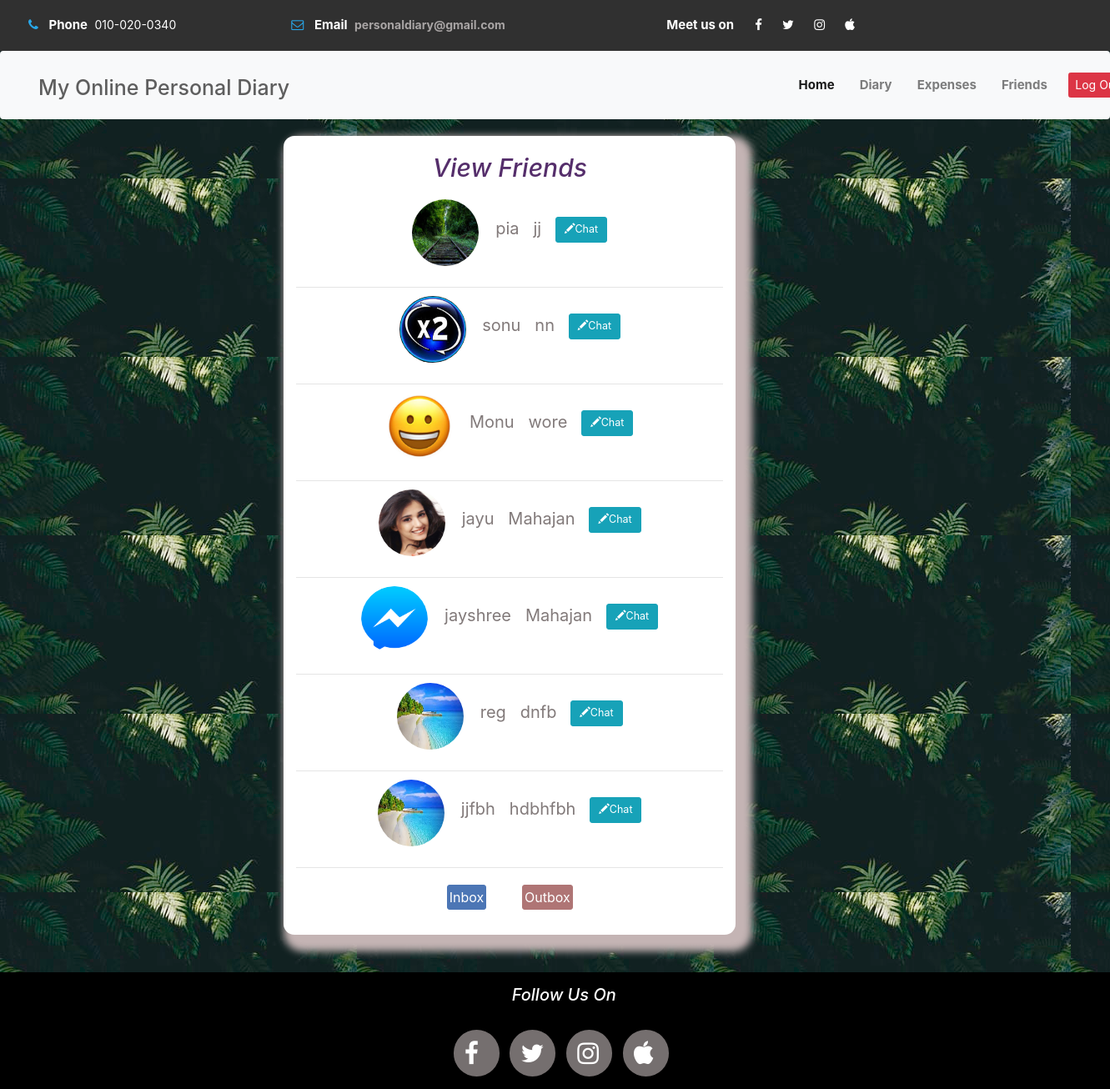
Screenshot of /friends.php (signed in) with the database file from the repository.
### tables this page shows
CREATE TABLE IF NOT EXISTS `reg` (
  `Id` int(255) NOT NULL AUTO_INCREMENT,
  `Name` varchar(255) NOT NULL,
  `Lname` varchar(255) NOT NULL,
  `Email` varchar(255) NOT NULL,
  `Phone` varchar(255) NOT NULL,
  `Password` varchar(255) NOT NULL,
  `Date_of_birth` varchar(255) NOT NULL,
  `Gender` varchar(255) NOT NULL,
  `Image` varchar(255) NOT NULL,
  PRIMARY KEY (`Id`)
);

### friends.php (the view, shortened to what this page needs)
<?php
if($_SESSION['email']==true)
{
	include("header.php");
	$ee=$_SESSION['email'];
	$query=mysql_query("select * from reg");
	$query_count=mysql_num_rows($query);
?>
<body style="background-image:url('image/friends.jpg');overflow-y: scroll;
overflow-x: hidden;">
<div class="container-fluid">
  <div class="row">
    <div class="col-lg-12">
	   <div class="col-lg-3"></div>
	   <form method="post">
	  <div class="col-lg-5" style="background-color:white;border-radius:13px;box-shadow:10px 10px 10px 10px #c4b4b4;">
	   <h1 class="text-center" style="margin-top:20px;font-size:30px;color:#552e6b;">
	 <i>View Friends</i></h1><br>
	<form method="post">
	<?php
	for($i=1;$i<=$query_count;$i++)
	{
		$query_fetch=mysql_fetch_array($query);
		$email=$query_fetch['Email'];
		if($email==$ee)
		{
		}
		else
		{
		?>
		<div class="text-center">
		<?php
	 if($query_fetch['Image']=='')
	 {
		 ?>
		 <img style="height:77px;width:77px;border-radius:120px;"src="image/add_fr.png">
<?php
	 }
	 else
	 {
	 ?>
<img style="height:80px;width:80px;border-radius:120px;"src="<?php echo 'image/'.$query_fetch['Image']?>">
		<?php
	 }
?>
		<span style="font-size:20px;color:#827a7a;">
		<?php echo $query_fetch['Name'];?>&nbsp;&nbsp;
		<?php echo $query_fetch['Lname'];?>&nbsp;&nbsp;
		<a href="chat_friends.php?chat=<?php echo $query_fetch['Id'];?>" class="btn btn-info btn-lg">
          <span class="glyphicon glyphicon-pencil"></span>Chat
        </a>
		</span>
		</div>
		<br><hr>
		<?php
	}}
	?>
	<div class="text-center">
	<input type="submit" value="Inbox"
style="margin-top:10px;background-color:#4c76b5;
border-radius:3px;border:1px solid #4c76b5;color:white;padding:2px;font-size:16px;"
 name="inbox">
 <input type="submit" value="Outbox"
style="margin-top:10px;margin-left:40px;background-color:#af7575;
border-radius:3px;border:1px solid #af7575;color:white;padding:2px;font-size:16px;"
 name="outbox">
	</div>
	<br>
	<br>
 </div>
 <br>
 </form>
    </div>
	</div>
	</div>
<br>
<br>
<br>
</body>
<?php
include("footer.php");
}
else
{
	echo "You are not logged In";
}
?>

### header.php (shortened to what this page needs)
<!doctype html>
<html lang="en">
  <head>
  <link rel='stylesheet' href='https://use.fontawesome.com/releases/v5.7.0/css/all.css'>
  <link rel="stylesheet" href="https://maxcdn.bootstrapcdn.com/bootstrap/3.4.0/css/bootstrap.min.css">
   <link href="bootstrap-4.3.1-dist/css/bootstrap.css" rel="stylesheet" />
	<link rel="stylesheet" href="https://cdnjs.cloudflare.com/ajax/libs/font-awesome/4.7.0/css/font-awesome.min.css">
<link rel="stylesheet" href="https://cdnjs.cloudflare.com/ajax/libs/font-awesome/4.7.0/css/font-awesome.min.css">
  </head>
  <body>
   <div class="container-fluid">
    <div class="row">
	  <div class="col-lg-12"style="background-color:#303030;">
	      <div class="col-lg-12" style="padding:16px;">
		    <div class="col-lg-3"style="padding:3px;">
                        <i  style="color:#28a7e9;font-size:15px;"class="fa fa-phone"></i><span style="font-size:15px;color:white;">&nbsp;&nbsp;&nbsp;<b>Phone</b></span>&nbsp;&nbsp;&nbsp;<span style="color:white;font-size:14px;">010-020-0340</span>
			</div>
			<div class="col-lg-4"style="padding:3px;"><i  style="margin-left:-2px;color:#28a7e9;font-size:15px;"class="fa fa-envelope-o"></i><span style="font-size:15px;color:white;">&nbsp;&nbsp;&nbsp;<b>Email</b></span>&nbsp;&nbsp;&nbsp;<b style="color:#A9A5A5;"><a style="font-size:14px;cursor:pointer;" id="email">personaldiary@gmail.com</a></b>
			</div>
			<div class="col-lg-4" style="padding:3px;"><span style="margin-left:25px;font-size:15px;color:white;">
			<b>Meet us on</b>&nbsp;&nbsp;&nbsp;&nbsp;&nbsp;
			<a style="color:white;"id="meet"href="#" class="fa fa-facebook"></a>
			<a style="color:white;margin-left:20px;"id="meet"href="#" class="fa fa-twitter"></a>
			<a style="color:white;margin-left:20px;"id="meet"href="#" class="fa fa-instagram"></a>
			<a style="color:white;margin-left:20px;"id="meet"href="#" class="fa fa-apple"></a>
			</span>
			</div>
          </div>
		</div>
	</div>
   </div>
	   <nav class="navbar navbar-expand-lg navbar-light bg-light">
  <a class="navbar-brand" href="#"><h1 style="color:#5e5e5e;padding:10px;margin-left:10px;">My Online Personal Diary</h1></a>
<div class="col-lg-5"></div>
  <div class="collapse navbar-collapse" id="navbarSupportedContent">
    <ul class="navbar-nav mr-auto">
      <li class="nav-item active">
        <a class="nav-link" href="index.php"><b>Home</b></a>
      </li>
      <li class="nav-item">
        <a class="nav-link" href="diary.php"><b>Diary</b></a>
      </li>
	  <li class="nav-item">
        <a class="nav-link" href="expenses.php"><b>Expenses</b></a>
      </li>
	  <li class="nav-item">
        <a class="nav-link" href="friends.php"><b>Friends</b></a>
      </li>
	  <li class="nav-item">
     <a href="logout.php">
	 <button type="button" style="font-size:14px;height:30px;margin-top:10px;"class="btn btn-danger" data-toggle="modal" data-target="#exampleModal">
  Log Out
</button></a>
</li>
     </ul>
        </div>
         </nav>
  </body>
</html>

### footer.php (shortened to what this page needs)
<html>
<head>
  <link rel='stylesheet' href='https://use.fontawesome.com/releases/v5.7.0/css/all.css'>
  <link rel="stylesheet" href="https://maxcdn.bootstrapcdn.com/bootstrap/3.4.0/css/bootstrap.min.css">
   <link href="bootstrap-4.3.1-dist/css/bootstrap.css" rel="stylesheet" />
	<link rel="stylesheet" href="https://cdnjs.cloudflare.com/ajax/libs/font-awesome/4.7.0/css/font-awesome.min.css">
</head>
<body>
<div class="container-fluid">
 <div class="row">
   <div class="col-lg-12"style="background-color:#000000;">
   <div class="col-lg-4"></div>
   <div class="col-lg-4">
     <span style="color:white;"><br>
	  <h2><i style="margin-left:150px;">Follow Us On</i></h2>
	  <div style="margin-top:30px;">
	  <a style="margin-left:80px;color:white;font-size:30px;background-color:#756f6f;width:55px;padding:13px;border-radius:150px;"id="meet"href="#" class="fa fa-facebook"></a>
	  <a style="color:white;font-size:30px;background-color:#756f6f;width:55px;padding:13px;border-radius:150px;margin-left:10px;"id="meet"href="#" class="fa fa-twitter"></a>
	  <a style="color:white;font-size:30px;background-color:#756f6f;width:55px;padding:13px;border-radius:150px;margin-left:10px;"id="meet"href="#" class="fa fa-instagram"></a>
<a style="color:white;font-size:30px;background-color:#756f6f;width:55px;padding:13px;border-radius:150px;margin-left:10px;"id="meet"href="#" class="fa fa-apple"></a>
</div>
	 </span>
	 <br>
	 </div>
    </div>
 </div>
</div>
</body>
</html>

### header.php (style rules this page uses)
li { font-size:15px;padding:10px; }

### rows the page displays
reg: Image (picture), Name "pia", Lname "jj"
reg: Image (picture), Name "sonu", Lname "nn"
reg: Image (picture), Name "Monu", Lname "wore"
reg: Image (picture), Name "jayu", Lname "Mahajan"
reg: Image (picture), Name "jayshree", Lname "Mahajan"
reg: Image (picture), Name "reg", Lname "dnfb"
reg: Image (picture), Name "jjfbh", Lname "hdbhfbh"
